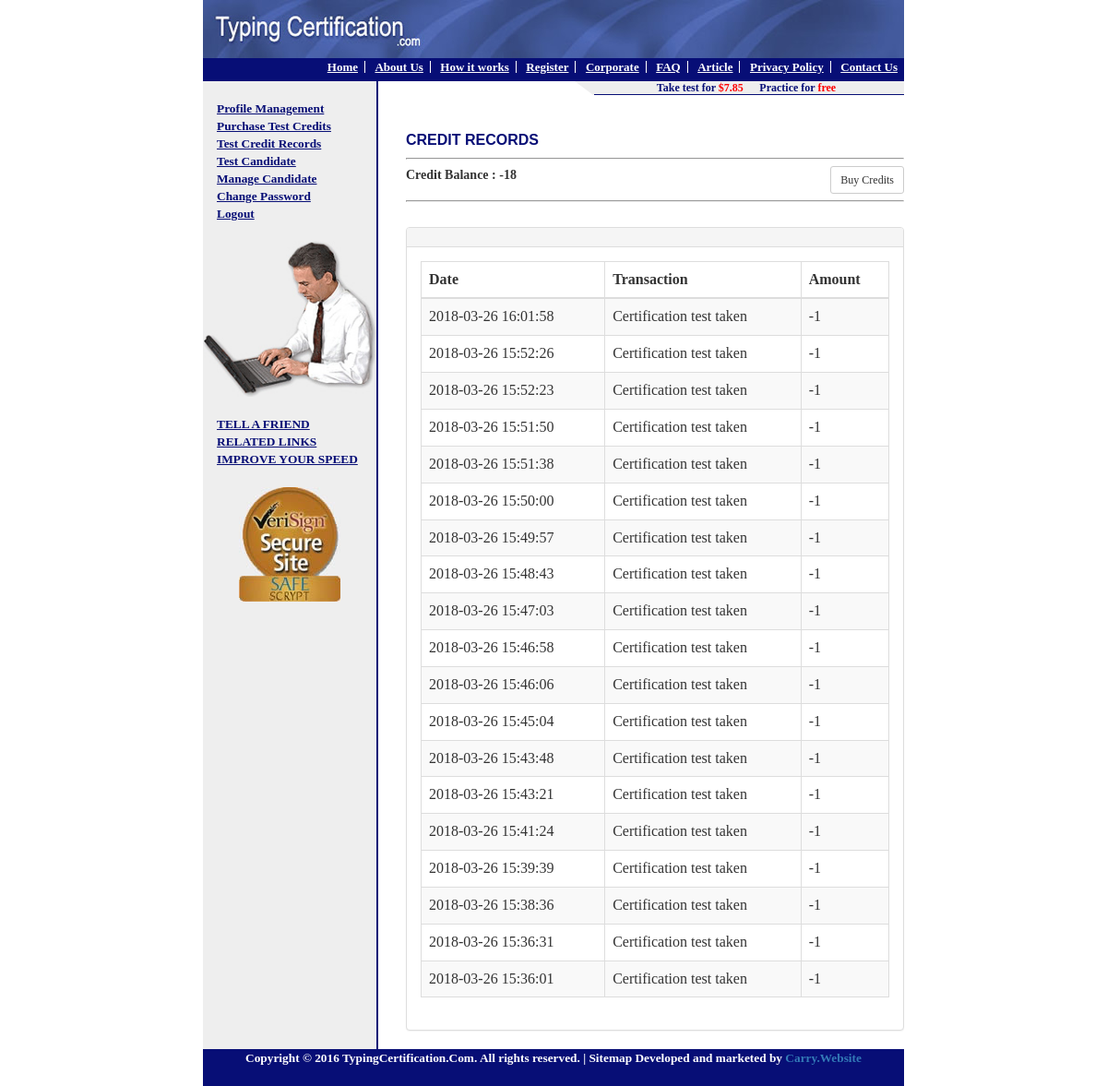
The page /member/credit-records.php (signed in) on the database its author committed.
### tables this page shows
CREATE TABLE `member` (
  `id` int(11) NOT NULL,
  `corporate_member_id` int(11) DEFAULT NULL,
  `first_name` varchar(255) DEFAULT NULL,
  `last_name` varchar(255) DEFAULT NULL,
  `company_name` varchar(255) DEFAULT NULL,
  `email` varchar(255) DEFAULT NULL,
  `password` varchar(255) DEFAULT NULL,
  `account_type` varchar(255) DEFAULT NULL,
  `created_on` datetime DEFAULT NULL,
  `credits_remaining` int(11) DEFAULT NULL,
  `certificates_remaining` int(11) DEFAULT NULL
);

CREATE TABLE `creditflow` (
  `id` int(11) NOT NULL,
  `member_id` int(11) DEFAULT NULL,
  `date` datetime DEFAULT NULL,
  `credits` decimal(10,0) DEFAULT NULL,
  `narration` text
);

### member/credit-records.php (the view, shortened to what this page needs)
<?php
include_once "../header.php";
include_once "../db_con.php";
$member_email=$_SESSION['is_logged_email'];
$sql = "SELECT * FROM member where email='$member_email'";
$result = $conn->query($sql);
$userData = $result->fetch_assoc();
$credit_balance=$userData['credits_remaining'];
$member_id=$userData['id'];
$sql2 = "SELECT * FROM creditflow where member_id='$member_id' order by `date` desc";
$result = $conn->query($sql2);
?>
    <div style="margin-left: -20px;">
        <h1 class="content-heading">CREDIT RECORDS</h1>
        <hr>
            <div class="pull-left">
                <strong>Credit Balance : <?php echo $credit_balance;?></strong>
            </div>
            <div class="pull-right">
                <a href="secure-purchase.php" class="btn btn-sm btn-default">Buy Credits</a>
            </div>
        <div class="clearfix"></div>
        <hr>
        <br>
        <section id="middle">
            <div id="content" class="dashboard padding-20">
                <div class="col-md-12 no-padding">
                    <div id="panel-1" class="panel panel-default">
                        <div class="panel-heading">
                        </div>
                        <div class="panel-body">
                            <table class="table table-striped table-bordered table-hover" id="datatable_sample">
                                <thead>
                                <tr>
                                    <th>Date</th>
                                    <th>Transaction</th>
                                    <th>Amount</th>
                                </tr>
                                </thead>
                                <tbody>
                                <?php  if($result->num_rows>0){
                                    while($row = $result->fetch_assoc()) {
                                        ?>
                                        <tr class="odd gradeX">
                                            <td><?php echo $row['date'];?></td>
                                            <td><?php echo $row['narration'];?></td>
                                            <td><?php echo $row['credits'];?></td>
                                        </tr>
                                        <?php
                                    }
                                }?>
                                </tbody>
                            </table>
                        </div>
                    </div>
                </div>
            </div>
        </section>
    </div>
<?php
include_once "../footer.php";
?>

### css/style2.css (style rules this page uses)
body { font-family: tahoma; }
.content-heading { font-family: Arial, Helvetica, sans-serif; font-size: 12pt; text-transform: uppercase; color: #070E76; font-weight: bold; text-align: left; }
hr { display: block; -webkit-margin-before: 0.5em; -webkit-margin-after: 0.5em; -webkit-margin-start: auto; -webkit-margin-end: auto; border-style: inset; border-width: 1px; }

### header.php (style rules this page uses)
.no-padding { padding: 0px; }

### rows shown on the page
member: credits_remaining "-18"
creditflow: date "2018-03-26 16:01:58", narration "Certification test taken", credits "-1"
creditflow: date "2018-03-26 15:52:26", narration "Certification test taken", credits "-1"
creditflow: date "2018-03-26 15:52:23", narration "Certification test taken", credits "-1"
creditflow: date "2018-03-26 15:51:50", narration "Certification test taken", credits "-1"
creditflow: date "2018-03-26 15:51:38", narration "Certification test taken", credits "-1"
creditflow: date "2018-03-26 15:50:00", narration "Certification test taken", credits "-1"
creditflow: date "2018-03-26 15:49:57", narration "Certification test taken", credits "-1"
creditflow: date "2018-03-26 15:48:43", narration "Certification test taken", credits "-1"
creditflow: date "2018-03-26 15:47:03", narration "Certification test taken", credits "-1"
creditflow: date "2018-03-26 15:46:58", narration "Certification test taken", credits "-1"
creditflow: date "2018-03-26 15:46:06", narration "Certification test taken", credits "-1"
creditflow: date "2018-03-26 15:45:04", narration "Certification test taken", credits "-1"
creditflow: date "2018-03-26 15:43:48", narration "Certification test taken", credits "-1"
creditflow: date "2018-03-26 15:43:21", narration "Certification test taken", credits "-1"
creditflow: date "2018-03-26 15:41:24", narration "Certification test taken", credits "-1"
creditflow: date "2018-03-26 15:39:39", narration "Certification test taken", credits "-1"
creditflow: date "2018-03-26 15:38:36", narration "Certification test taken", credits "-1"
creditflow: date "2018-03-26 15:36:31", narration "Certification test taken", credits "-1"
creditflow: date "2018-03-26 15:36:01", narration "Certification test taken", credits "-1"
